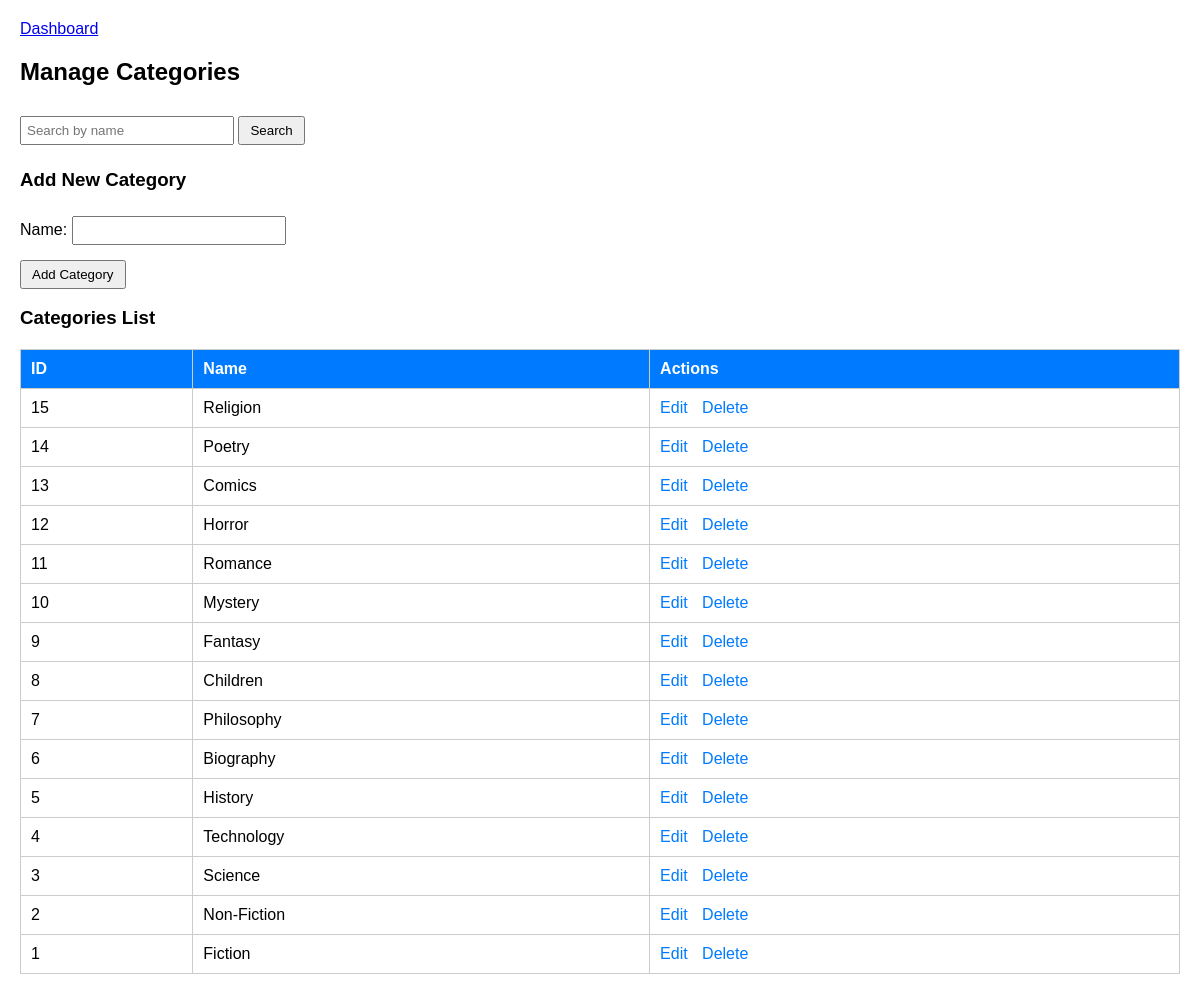
/lms/categories.php (signed in), run on the app's committed database.
### tables this page shows
CREATE TABLE `categories` (
  `category_id` int(11) NOT NULL,
  `category_name` varchar(20) DEFAULT NULL
);

### lms/categories.php (the view, shortened to what this page needs)
<?php
include 'db.php';
$role = $_SESSION['role'];
$search = '';
if(isset($_GET['search'])) {
    $search = $_GET['search'];
    $query = "SELECT * FROM categories WHERE category_name LIKE '%$search%' ORDER BY category_id DESC";
} else {
    $query = "SELECT * FROM categories ORDER BY category_id DESC";
}
$result = $conn->query($query);
?>
<!DOCTYPE html>
<html>
<head>
</head>
<body>
    <div class="top-nav">
        <a href="dashboard.php">Dashboard</a>
    </div>
    <h2>Manage Categories</h2>
    <form method="GET" action="">
        <input type="text" name="search" placeholder="Search by name" value="<?php echo htmlspecialchars($search); ?>">
        <input type="submit" value="Search">
    </form>
    <?php if($role != 'member') { ?>
        <?php
        if(isset($_GET['edit'])) {
            $category_id = $_GET['edit'];
            $cat = $conn->query("SELECT * FROM categories WHERE category_id='$category_id'")->fetch_assoc();
        ?>
        <h3>Edit Category</h3>
        <form method="POST" action="">
            <input type="hidden" name="category_id" value="<?php echo $cat['category_id']; ?>">
            Name: <input type="text" name="category_name" value="<?php echo $cat['category_name']; ?>" required><br>
            <input type="submit" name="edit_category" value="Update Category">
        </form>
        <?php } else { ?>
        <h3>Add New Category</h3>
        <form method="POST" action="">
            Name: <input type="text" name="category_name" required><br>
            <input type="submit" name="add_category" value="Add Category">
        </form>
        <?php } ?>
    <?php } ?>
    <h3>Categories List</h3>
    <table>
        <tr>
            <th>ID</th><th>Name</th>
            <?php if($role != 'member') echo "<th>Actions</th>"; ?>
        </tr>
        <?php while($row = $result->fetch_assoc()) { ?>
        <tr>
            <td><?php echo $row['category_id']; ?></td>
            <td><?php echo $row['category_name']; ?></td>
            <?php if($role != 'member') { ?>
            <td>
                <a class="edit-link" href="categories.php?edit=<?php echo $row['category_id']; ?>">Edit</a>
                <a class="delete-link" href="categories.php?delete=<?php echo $row['category_id']; ?>" onclick="return confirm('Are you sure?')">Delete</a>
            </td>
            <?php } ?>
        </tr>
        <?php } ?>
    </table>
</body>
</html>

### lms/categories.php (style rules this page uses)
body { font-family: Arial; margin:20px; }
table { border-collapse: collapse; width:100%; margin-top:20px; }
th, td { border:1px solid #ccc; padding:10px; text-align:left; }
th { background:#007BFF; color:white; }
form { margin-top:20px; }
input[type=text] { padding:5px; margin:5px 0; width:200px; }
input[type=submit] { padding:5px 10px; margin-top:10px; }
.edit-link, .delete-link { margin-right:10px; color:#007BFF; text-decoration:none; }

### data on the page
categories: category_id "15", category_name "Religion"
categories: category_id "14", category_name "Poetry"
categories: category_id "13", category_name "Comics"
categories: category_id "12", category_name "Horror"
categories: category_id "11", category_name "Romance"
categories: category_id "10", category_name "Mystery"
categories: category_id "9", category_name "Fantasy"
categories: category_id "8", category_name "Children"
categories: category_id "7", category_name "Philosophy"
categories: category_id "6", category_name "Biography"
categories: category_id "5", category_name "History"
categories: category_id "4", category_name "Technology"
categories: category_id "3", category_name "Science"
categories: category_id "2", category_name "Non-Fiction"
categories: category_id "1", category_name "Fiction"
